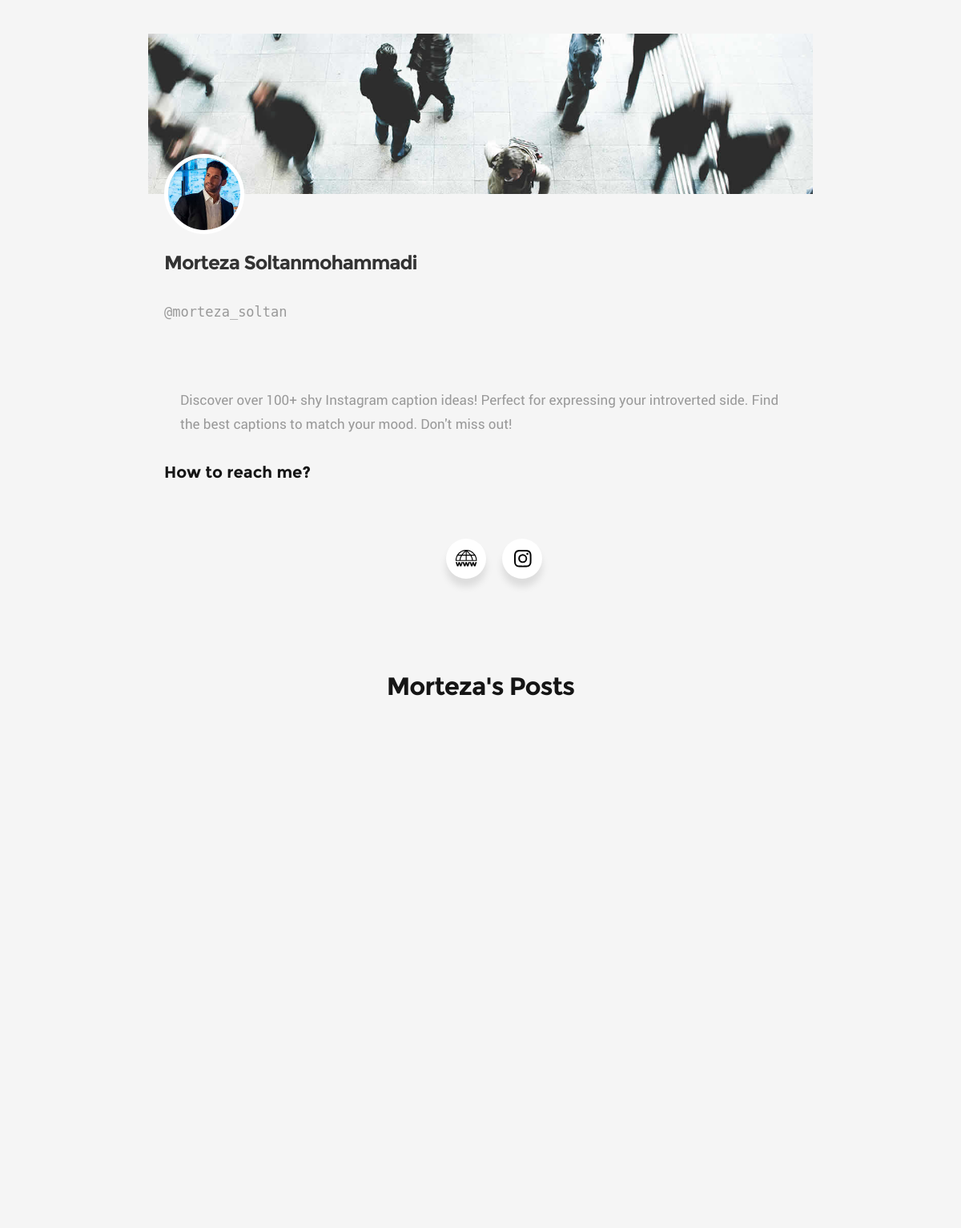
The app's page /members/morteza_soltan/profile/ with its own data.
### blog/models.py (models this page shows, shortened)
class Profile(models.Model):
    user = models.OneToOneField(User, null=True, on_delete=models.CASCADE)  # Associate with User model
    bio = models.TextField(max_length=500)
    profile_pic = models.ImageField(null=True, blank=True, upload_to='images/profile/')
    website_link = models.CharField(max_length=255, null=True, blank=True)
    instagram_link = models.CharField(max_length=255, null=True, blank=True)
    twitter_link = models.CharField(max_length=255, null=True, blank=True)
    slug = models.SlugField(max_length=100, unique=True, blank=True)

### members/views.py (the view)
# urls.py: path('<slug:slug>/profile/', views.ShowProfileView.as_view(), name='show-profile-url'),
class ShowProfileView(generic.DetailView):
    model = Profile
    template_name = 'registration/user_profile.html'
    def get_context_data(self, **kwargs):
        context = super(ShowProfileView, self).get_context_data(**kwargs)
        the_user = get_object_or_404(Profile, slug=self.kwargs['slug'])
        context['the_user'] = the_user
        user_posts = Post.objects.filter(author=the_user.user)
        context.update({'user_posts': user_posts})
        return context

### members/templates/registration/user_profile.html (shortened to what this page needs)
{% extends '_layout.html' %}
{% load static %}
{% block content %}
    {% if the_user.user.profile.slug %}
        <section id="page-header">
            <div class="row current-cat">
                <div class="col-full">
                    <link rel="stylesheet" href="{% static 'profile/style.css' %}">
                    <link rel="stylesheet" href="{% static 'css/main.css' %}">
                    <div class="profile-header" style="background-image: url('{% static 'images/about-us.jpg' %}');">
                        {% if the_user.profile_pic %}
                            <div class="profile-picture">
                                <img src="{{ the_user.profile_pic.url }}" alt="{{ the_user.user.username }}">
                            </div>
                        {% else %}
                            <div class="profile-picture">
                                <img src="{% static 'images/ProfileDefault.webp' %}" alt="profile pic default">
                            </div>
                        {% endif %}
                    </div>
                    <div class="profile-details">
                        <h1>{{ the_user.user.first_name }} {{ the_user.user.last_name }}</h1>
                        <p class="username">@{{ the_user.user.username }}</p>
                        <p class="profile-details">{{ the_user.bio }}</p>
                        {% if the_user.website_link or the_user.instagram_link or the_user.twitter_link %}
                            <div class="profile-header">
                                <h3>How to reach me?</h3>
                                <ul class="wrapper">
                                    {% if the_user.website_link %}
                                        <li class="icon website">
                                            <a href="{{ the_user.website_link }}" style="color: black">
                                            </a>
                                        </li>
                                    {% endif %}
                                    {% if the_user.instagram_link %}
                                        <li class="icon instagram">
                                            <a href="{{ the_user.instagram_link }}" style="color: black">
                                            </a>
                                        </li>
                                    {% endif %}
                                </ul>
                            </div>
                        {% endif %}
                    </div>
                </div>
            </div>
        </section>
        {% if user_posts %}
            <section id="page-header">
                <div class="row current-cat">
                    <div class="col-full">
                        <h1>{{ the_user.user.first_name }}'s Posts</h1>
                    </div>
                </div>
            </section>
            <section id="bricks">
                <div class="row masonry">
                    <div class="bricks-wrapper">
                    </div>
                </div>
            </section>
        {% endif %}
    {% else %}
        <h2>Please <a href="{% url 'create-profile-page-url' %}" style="color: darkseagreen">create your profile</a> to
            unlock too many
            options.</h2>
    {% endif %}
{% endblock %}

### static/css/base.css (style rules this page uses)
html { font-family: sans-serif; -ms-text-size-adjust: 100%; -webkit-text-size-adjust: 100%; }
body { margin: 0; }
article, aside, details, figcaption, figure, footer, header, hgroup, main, menu, nav, section, summary { display: block; }
a { background: transparent; }
h1 { font-size: 2em; margin: 0.67em 0; }
img { border: 0; }
svg:not(:root) { overflow: hidden; }
html { font-size: 62.5%; box-sizing: border-box; }
*, *::before, *::after { box-sizing: inherit; }
body { font-weight: normal; line-height: 1; text-rendering: optimizeLegibility; word-wrap: break-word; -webkit-overflow-scrolling: touch; -webkit-text-size-adjust: none; }
body, input, button { -moz-osx-font-smoothing: grayscale; -webkit-font-smoothing: antialiased; }
img, video { max-width: 100%; height: auto; }
div, dl, dt, dd, ul, ol, li, h1, h2, h3, h4, h5, h6, pre, form, p, blockquote, th, td { margin: 0; padding: 0; }
h1, h2, h3, h4, h5, h6 { -webkit-font-variant-ligatures: common-ligatures; -moz-font-variant-ligatures: common-ligatures; font-variant-ligatures: common-ligatures; text-rendering: optimizeLegibility; }
ol, ul { list-style: none; }
li { display: block; }
a { text-decoration: none; line-height: inherit; }
.row { width: 94%; max-width: 1170px; margin: 0 auto; }
.row:before, .row:after { content: ""; display: table; }
.row:after { clear: both; }
[class*="col-"], .bgrid { float: left; }
[class*="col-"] { padding: 0 20px; }
.col-twelve, .col-full { width: 100%; }

### static/css/main.css (style rules this page uses)
html { font-size: 10px; }
html, body { height: 100%; }
body { background: #f5f5f5; font-family: "roboto-regular", sans-serif; font-size: 1.7rem; line-height: 3rem; color: #111111; }
a, a:visited { color: #1237B1; border-bottom: 1px solid transparent; -moz-transition: all 0.4s ease-in-out; -o-transition: all 0.4s ease-in-out; -webkit-transition: all 0.4s ease-in-out; -ms-transition: all 0.4s ease-in-out; transition: all 0.4s ease-in-out; }
h1, h2, h3, h4, h5, h6, .h01, .h02, .h03, .h04, .h05, .h06 { font-family: "montserrat-bold", sans-serif; color: #151515; font-style: normal; text-rendering: optimizeLegibility; margin-bottom: 2.1rem; }
h3, .h03, h4, .h04 { margin-bottom: 1.8rem; }
h1, .h01 { font-size: 3.1rem; line-height: 1.35; letter-spacing: -.1rem; }
h3, .h03 { font-size: 2rem; line-height: 1.5; }
ul { list-style: disc; }
li { display: list-item; }
ol, ul { margin-left: 1.7rem; }
ul li { padding-left: .4rem; }
input, textarea, select, pre, blockquote, figure, table, p, ul, ol, dl, form, .fluid-video-wrapper, .ss-custom-select { margin-bottom: 3rem; }
#page-header { padding: 4.2rem 0 0 0; text-align: center; }
#page-header .row { max-width: 870px; }
#page-header h1 { margin-bottom: 3rem; }
#page-header p { color: #999999; }
#bricks { padding-top: 4.2rem; }
#bricks .masonry { max-width: 1440px; }
.bricks-wrapper:before, .bricks-wrapper:after { content: ""; display: table; }
.bricks-wrapper:after { clear: both; }

### static/profile/style.css (style rules this page uses)
body { font-family: Arial, sans-serif; background-color: #f4f4f4; margin: 0; padding: 0; }
.profile-header { position: relative; width: 100%; height: 200px; background-size: cover; background-position: center; }
.profile-picture { position: absolute; bottom: -50px; left: 20px; width: 100px; height: 100px; border: 5px solid white; border-radius: 50%; overflow: hidden; }
.profile-picture img { width: 100%; height: 100%; object-fit: cover; }
.profile-details { padding: 70px 20px 20px; text-align: left; }
.profile-details h1 { margin: 0; font-size: 24px; color: #333; }
.username { color: #666; font-family: 'Consolas', 'Menlo', 'DejaVu Sans Mono', 'Bitstream Vera Sans Mono', monospace; text-align: left; }
.profile-details p { color: #666; margin: 10px 0; }
.wrapper { display: inline-flex; list-style: none; height: 120px; width: 100%; padding-top: 40px; font-family: "Poppins", sans-serif; justify-content: center; }
.wrapper .icon { position: relative; background: #fff; border-radius: 50%; margin: 10px; width: 50px; height: 50px; font-size: 18px; display: flex; justify-content: center; align-items: center; flex-direction: column; box-shadow: 0 10px 10px rgba(0, 0, 0, 0.1); cursor: pointer; transition: all 0.2s cubic-bezier(0.68, -0.55, 0.265, 1.55); }

### records on screen
Profile: profile_pic (picture), user.first_name "Morteza", user.last_name "Soltanmohammadi", user.username "morteza_soltan", bio "Discover over 100+ shy Instagram caption ideas! Perfect for expressing your introverted side. Find the best captions to match your mood. Don't miss out!"
